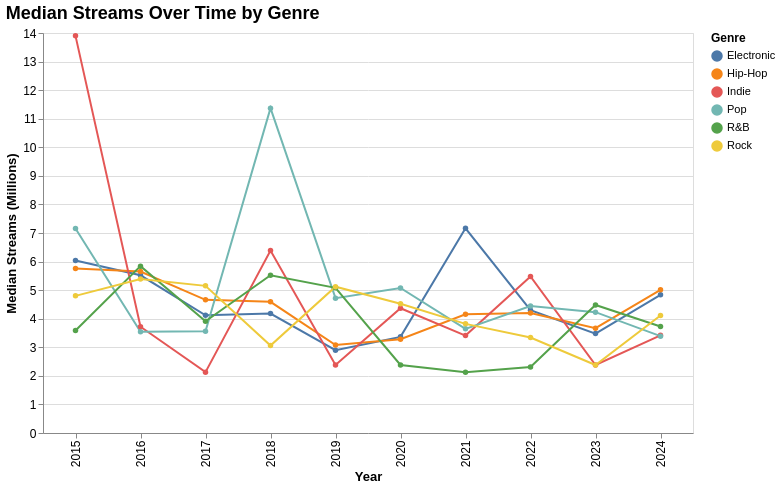

The notebook cell saved with this chart:
### Code cell
import altair as alt
genres = ["Pop", "Hip-Hop", "Rock", "Electronic", "R&B", "Indie"]
trend = (
    df[df.genre.isin(genres)]
    .groupby(["year", "genre"])["streams_millions"]
    .median()
    .reset_index()
)
chart = (
    alt.Chart(trend)
    .mark_line(point=True)
    .encode(
        x=alt.X("year:O", title="Year"),
        y=alt.Y("streams_millions:Q", title="Median Streams (Millions)"),
        color=alt.Color("genre:N", title="Genre"),
        tooltip=[
            alt.Tooltip("year:O", title="Year"),
            alt.Tooltip("genre:N", title="Genre"),
            alt.Tooltip("streams_millions:Q", title="Median Streams", format=".2f")
        ]
    )
    .properties(
        width=650,
        height=400,
        title="Median Streams Over Time by Genre"
    )
    .configure_title(
        fontSize=18,
        fontWeight="bold",
        anchor="start"
    )
    .configure_axis(
        labelFontSize=12,
        titleFontSize=13
    )
    .configure_legend(
        titleFontSize=12,
        labelFontSize=11
    )
)
chart

### Figure 1 — Vega-Lite specification as saved in the notebook (floating-point values rounded to 4 significant figures)
{"config": {"view": {"continuousWidth": 300, "continuousHeight": 300}, "axis": {"labelFontSize": 12, "titleFontSize": 13}, "legend": {"labelFontSize": 11, "titleFontSize": 12}, "title": {"anchor": "start", "fontSize": 18, "fontWeight": "bold"}}, "data": {"name": "data-58c0de0439297a1aceda396cc3575e52"}, "mark": {"type": "line", "point": true}, "encoding": {"color": {"field": "genre", "title": "Genre", "type": "nominal"}, "tooltip": [{"field": "year", "title": "Year", "type": "ordinal"}, {"field": "genre", "title": "Genre", "type": "nominal"}, {"field": "streams_millions", "format": ".2f", "title": "Median Streams", "type": "quantitative"}], "x": {"field": "year", "title": "Year", "type": "ordinal"}, "y": {"field": "streams_millions", "title": "Median Streams (Millions)", "type": "quantitative"}}, "height": 400, "title": "Median Streams Over Time by Genre", "width": 650, "$schema": "https://vega.github.io/schema/vega-lite/v6.4.1.json", "datasets": {"data-58c0de0439297a1aceda396cc3575e52": [{"year": 2015, "genre": "Electronic", "streams_millions": 6.04}, {"year": 2015, "genre": "Hip-Hop", "streams_millions": 5.755}, {"year": 2015, "genre": "Indie", "streams_millions": 13.9}, {"year": 2015, "genre": "Pop", "streams_millions": 7.16}, {"year": 2015, "genre": "R&B", "streams_millions": 3.59}, {"year": 2015, "genre": "Rock", "streams_millions": 4.8}, {"year": 2016, "genre": "Electronic", "streams_millions": 5.52}, {"year": 2016, "genre": "Hip-Hop", "streams_millions": 5.65}, {"year": 2016, "genre": "Indie", "streams_millions": 3.72}, {"year": 2016, "genre": "Pop", "streams_millions": 3.54}, {"year": 2016, "genre": "R&B", "streams_millions": 5.84}, {"year": 2016, "genre": "Rock", "streams_millions": 5.39}, {"year": 2017, "genre": "Electronic", "streams_millions": 4.12}, {"year": 2017, "genre": "Hip-Hop", "streams_millions": 4.66}, {"year": 2017, "genre": "Indie", "streams_millions": 2.13}, {"year": 2017, "genre": "Pop", "streams_millions": 3.56}, {"year": 2017, "genre": "R&B", "streams_millions": 3.91}, {"year": 2017, "genre": "Rock", "streams_millions": 5.15}, {"year": 2018, "genre": "Electronic", "streams_millions": 4.18}, {"year": 2018, "genre": "Hip-Hop", "streams_millions": 4.59}, {"year": 2018, "genre": "Indie", "streams_millions": 6.385}, {"year": 2018, "genre": "Pop", "streams_millions": 11.37}, {"year": 2018, "genre": "R&B", "streams_millions": 5.52}, {"year": 2018, "genre": "Rock", "streams_millions": 3.06}, {"year": 2019, "genre": "Electronic", "streams_millions": 2.9}, {"year": 2019, "genre": "Hip-Hop", "streams_millions": 3.08}, {"year": 2019, "genre": "Indie", "streams_millions": 2.38}, {"year": 2019, "genre": "Pop", "streams_millions": 4.72}, {"year": 2019, "genre": "R&B", "streams_millions": 5.08}, {"year": 2019, "genre": "Rock", "streams_millions": 5.12}, {"year": 2020, "genre": "Electronic", "streams_millions": 3.365}, {"year": 2020, "genre": "Hip-Hop", "streams_millions": 3.285}, {"year": 2020, "genre": "Indie", "streams_millions": 4.365}, {"year": 2020, "genre": "Pop", "streams_millions": 5.075}, {"year": 2020, "genre": "R&B", "streams_millions": 2.38}, {"year": 2020, "genre": "Rock", "streams_millions": 4.525}, {"year": 2021, "genre": "Electronic", "streams_millions": 7.165}, {"year": 2021, "genre": "Hip-Hop", "streams_millions": 4.155}, {"year": 2021, "genre": "Indie", "streams_millions": 3.41}, {"year": 2021, "genre": "Pop", "streams_millions": 3.645}, {"year": 2021, "genre": "R&B", "streams_millions": 2.13}, {"year": 2021, "genre": "Rock", "streams_millions": 3.82}, {"year": 2022, "genre": "Electronic", "streams_millions": 4.3}, {"year": 2022, "genre": "Hip-Hop", "streams_millions": 4.2}, {"year": 2022, "genre": "Indie", "streams_millions": 5.48}, {"year": 2022, "genre": "Pop", "streams_millions": 4.445}, {"year": 2022, "genre": "R&B", "streams_millions": 2.31}, {"year": 2022, "genre": "Rock", "streams_millions": 3.34}, {"year": 2023, "genre": "Electronic", "streams_millions": 3.48}, {"year": 2023, "genre": "Hip-Hop", "streams_millions": 3.67}, {"year": 2023, "genre": "Indie", "streams_millions": 2.38}, {"year": 2023, "genre": "Pop", "streams_millions": 4.23}, {"year": 2023, "genre": "R&B", "streams_millions": 4.48}, {"year": 2023, "genre": "Rock", "streams_millions": 2.38}, {"year": 2024, "genre": "Electronic", "streams_millions": 4.835}, {"year": 2024, "genre": "Hip-Hop", "streams_millions": 5.01}, {"year": 2024, "genre": "Indie", "streams_millions": 3.42}, {"year": 2024, "genre": "Pop", "streams_millions": 3.39}, {"year": 2024, "genre": "R&B", "streams_millions": 3.73}, {"year": 2024, "genre": "Rock", "streams_millions": 4.115}]}}
